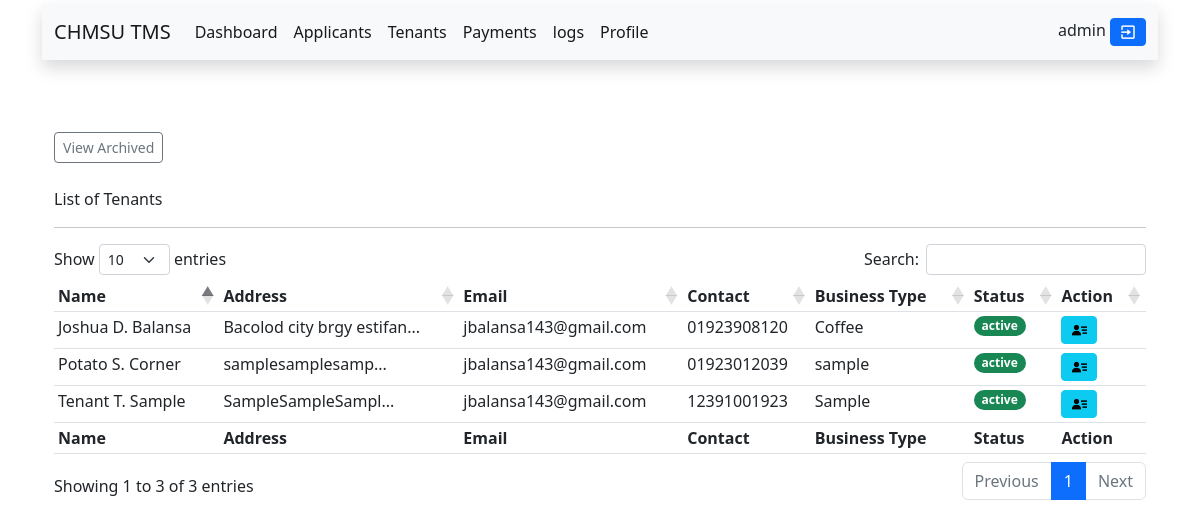
The app's page /admin/tenants.php (signed in) with its own data.
### tables this page shows
CREATE TABLE `users` (
  `id` int(11) NOT NULL,
  `username` varchar(255) NOT NULL,
  `password` varchar(255) NOT NULL,
  `date` datetime NOT NULL DEFAULT current_timestamp(),
  `account_type` varchar(255) NOT NULL DEFAULT 'tenant',
  `user_id` int(11) NOT NULL,
  `status` varchar(10) NOT NULL DEFAULT 'active'
);

CREATE TABLE `tenants` (
  `id` int(11) NOT NULL,
  `fname` varchar(100) NOT NULL,
  `midname` varchar(255) NOT NULL,
  `lname` varchar(100) NOT NULL,
  `email` varchar(100) NOT NULL,
  `contact` varchar(11) NOT NULL,
  `birth_date` date NOT NULL,
  `business_type` varchar(100) NOT NULL,
  `address` varchar(255) NOT NULL,
  `l_intent` varchar(255) NOT NULL,
  `s_permit` varchar(255) NOT NULL,
  `b_permit` varchar(255) NOT NULL,
  `h_certificate` varchar(255) NOT NULL,
  `status` varchar(100) NOT NULL DEFAULT 'pending',
  `date` datetime(6) NOT NULL DEFAULT current_timestamp(6)
);

### admin/fetch.php (called while the page is built, shortened)
<?php
include("../connections.php");
$get_record = mysqli_query($connections, "SELECT * FROM users WHERE id='$user_id' ");
while ($row = mysqli_fetch_assoc($get_record)) {
    $db_username = $row["username"];
}

### admin/tenants.php (the view, shortened to what this page needs)
<?php
if (isset($_SESSION["id"])) :
    $user_id = $_SESSION["id"];
    include("../connections.php");
    include("fetch.php");
?>
    <!DOCTYPE html>
    <html lang="en">
    <head>
    </head>
    <body>
        <div class="container">
            <?php include("inc/top_nav.php") ?>
            <link rel="stylesheet" href="https://cdn.datatables.net/1.12.1/css/dataTables.bootstrap5.min.css">
            <div class="container">
                <br>
                <br>
                <br>
                <a href="tenant_archive.php" class="btn-sm btn btn-outline-secondary">View Archived</a>
                <br>
                <br>
                <p>List of Tenants</p>
                <hr>
                <table id="fetch_result" class="table-sm table table-hover">
                    <thead>
                        <tr>
                            <th>Name</th>
                            <th>Address</th>
                            <th>Email</th>
                            <th>Contact</th>
                            <th>Business Type</th>
                            <th>Status</th>
                            <th>Action</th>
                        </tr>
                    </thead>
                    <tbody>
                        <?php
                        $tenants_query = mysqli_query($connections, "SELECT * FROM tenants WHERE status = 'active' || status = 'pastdue' || status = 'incomplete' ");
                        while ($row = mysqli_fetch_assoc($tenants_query)) :
                            $db_first_name = $row["fname"];
                            $db_middle_name = $row["midname"];
                            $db_last_name = $row["lname"];
                            $db_email = $row["email"];
                            $db_address = $row["address"];
                            $db_contact = $row["contact"];
                            $db_type    = $row['business_type'];
                            $db_status    = $row['status'];
                            $db_fullname = ucfirst($db_first_name) . " " . ucfirst($db_middle_name[0]) . ". " . ucfirst($db_last_name);
                            ($db_status == "active") ? ($badge = "success") : ($badge = "danger");
                            $count_address = strlen($db_address);
                            ($count_address > 10) ? ($db_address = substr($db_address, 0, -2) . "...") : ($db_address);
                        ?>
                            <tr>
                                <td><?php echo $db_fullname ?></td>
                                <td><?php echo $db_address ?></td>
                                <td><?php echo $db_email ?></td>
                                <td><?php echo $db_contact ?></td>
                                <td><?php echo $db_type  ?></td>
                                <td><span class="badge rounded-pill text-bg-<?php echo $badge ?>"><?php echo $db_status ?></span></td>
                                <td colspan='3'>
                                    <a href='tenant_info.php?view=<?php echo $row['id'] ?>' name='btnAccept' class='btn-sm btn btn-info' title="View tenant Information">
                                        <i class='bx bxs-user-detail'></i></a>
                                </td>
                            </tr>
                        <?php endwhile; ?>
                    </tbody>
                    <tfoot>
                        <tr>
                            <th>Name</th>
                            <th>Address</th>
                            <th>Email</th>
                            <th>Contact</th>
                            <th>Business Type</th>
                            <th>Status</th>
                            <th>Action</th>
                        </tr>
                    </tfoot>
                </table>
            </div>
        </div>
    </body>
    </html>
<?php
else :
    @include "../error.php";
endif;
?>

### admin/inc/top_nav.php (shortened to what this page needs)
<nav class="navbar mt-1 navbar-expand-lg bg-light shadow">
    <div class="container-fluid">
        <a class="navbar-brand" href="index.php">CHMSU TMS</a>
        <div class="collapse navbar-collapse" id="navbarScroll">
            <ul class="navbar-nav me-auto my-2 my-lg-0 navbar-nav-scroll" style="--bs-scroll-height: 100px;">
                <li class="nav-item">
                    <a class="nav-link active" aria-current="page" href="index.php">Dashboard</a>
                </li>
                <li class="nav-item">
                    <a class="nav-link active" aria-current="page" href="applicants.php">Applicants</a>
                </li>
                <li class="nav-item">
                    <a class="nav-link active" aria-current="page" href="tenants.php">Tenants</a>
                </li>
                <li class="nav-item">
                    <a class="nav-link active" href="payments.php">Payments</a>
                </li>
                <li class="nav-item">
                    <a class="nav-link active" href="logs.php">logs</a>
                </li>
                <li class="nav-item">
                    <a class="nav-link active" href="profile.php">Profile</a>
                </li>
            </ul>
            <div>
                <?php echo "$db_username"; ?>
                <button title="Logout" type='submit' name="logoutUser" data-bs-toggle="modal" data-bs-target="#modalLogout" class='btn-sm btn btn-primary'><i class='bx bx-exit'></i></button>
            </div>
        </div>
    </div>
</nav>

### connections.php (style rules this page uses)
i { font-size: 18px; }

### records on screen
users: username "admin"
tenants: db_fullname "Tenant T. Sample", address "SampleSampleSampl...", email "jbalansa143@gmail.com", contact "12391001923", business_type "Sample", status "active"
tenants: db_fullname "Joshua D. Balansa", address "Bacolod city brgy estifan...", email "jbalansa143@gmail.com", contact "01923908120", business_type "Coffee", status "active"
tenants: db_fullname "Potato S. Corner", address "samplesamplesamp...", email "jbalansa143@gmail.com", contact "01923012039", business_type "sample", status "active"
